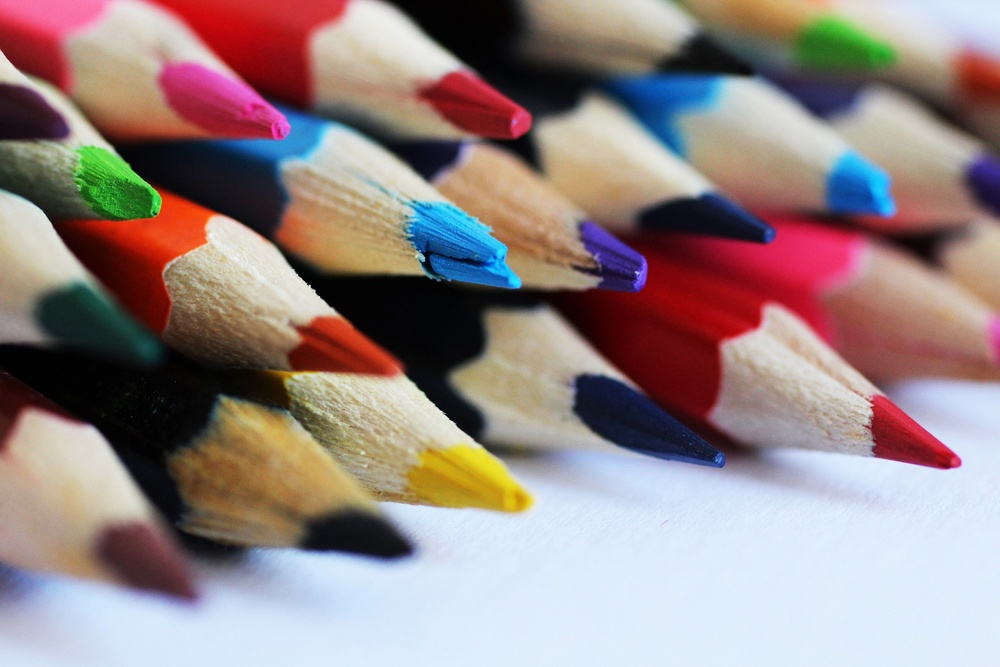
#> input picture example.jpg, 1000 x 667 px, shrunk from 1920 x 1280 before the run, found by its file name
$ python homehelloai10.py   (older library calls are emulated)
#> lines starting #> are read from the running program, lines starting #| are printed output that depends on the picture
import cv2
import numpy as np
import matplotlib.pyplot as plt
def display_image(title, image):
    """Utility function to display an image."""
    plt.figure(figsize=(8, 8))
    if len(image.shape) == 2:
        plt.imshow(image, cmap='gray')
    else:
        plt.imshow(cv2.cvtColor(image, cv2.COLOR_BGR2RGB))
    plt.title(title)
    plt.axis('off')
    plt.show()
def interactive_edge_detection(image_path):
    """Interactive activity for edge detection and filtering."""
    image = cv2.imread(image_path)
#> image is the input picture: shape (667, 1000, 3); mean B, G, R 132, 133, 149.9
    gray_image = cv2.cvtColor(image, cv2.COLOR_BGR2GRAY)
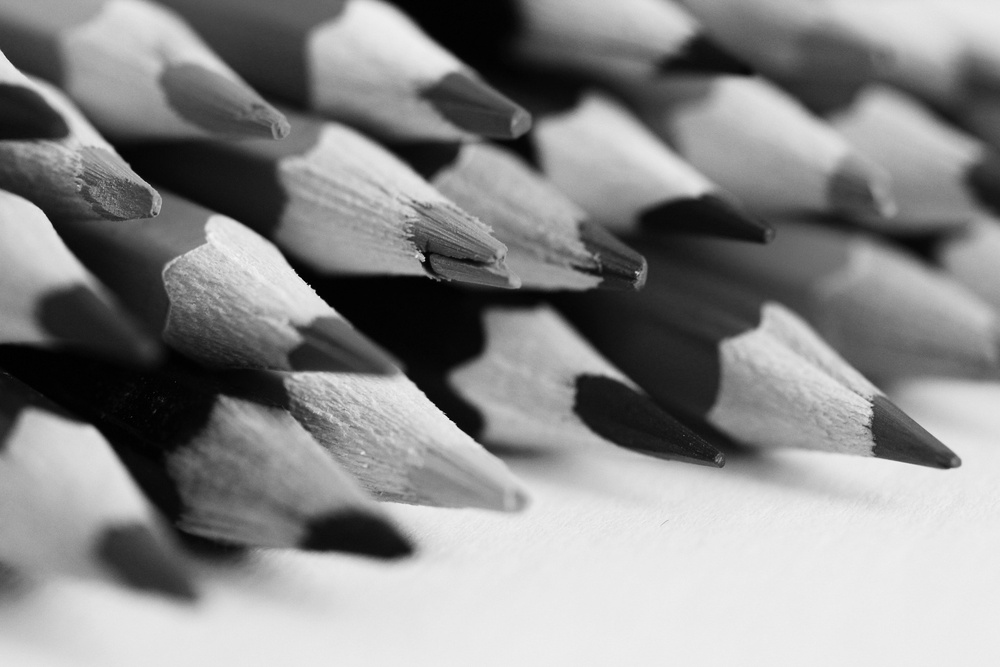
#> gray_image: shape (667, 1000); min 0, max 244, mean 137.9
    if image is None:
        print("Error: Image not found!")
        return
    display_image("Original Grayscale Image", gray_image)
    print("Select an option:")
    print("1. Sobel Edge Detection")
    print("2. Canny Edge Detection")
    print("3. Laplacian Edge Detection")
    print("4. Gaussian Smoothing")
    print("5. Median Filtering")
    print("6. Exit")
    while True:
        choice = input("Enter your choice (1-6): ")
        if choice == "1":
            sobelx = cv2.Sobel(gray_image, cv2.CV_64F, 1, 0, ksize=3)
            sobely = cv2.Sobel(gray_image, cv2.CV_64F, 0, 1, ksize=3)
            combined_sobel = cv2.bitwise_or(sobelx.astype(np.uint8), sobely.astype(np.uint8))
            display_image("Sobel Edge Detection", combined_sobel)
        elif choice == "2":
            print("Adjust thresholds for Canny (default: 100 and 200)")
            lower_thresh = int(input("Enter lower threshold: "))
            upper_thresh = int(input("Enter upper threshold: "))
            edges = cv2.Canny(gray_image, lower_thresh, upper_thresh)
            display_image("Canny Edge Detection", edges)
        elif choice == "3":
            laplacian = cv2.Laplacian(gray_image, cv2.CV_64F)
            display_image("Laplacian Edge Detection", np.abs(laplacian).astype(np.uint8))
        elif choice == "4":
            print("Adjust kernel size for Gaussian blur (must be odd, default: 5)")
            kernel_size = int(input("Enter kernel size (odd number): "))
            blurred = cv2.GaussianBlur(image, (kernel_size, kernel_size))
            display_image("Gaussian Smoothed Image", blurred)
        elif choice == "5":
            print("Adjust kernel size for Median filtering (must be odd, default: 5)")
            kernel_size=int(input("Enter kernel size (odd number): "))
            median_filtered=cv2.medianBlur(image, kernel_size)
            display_image("Median Filtered Image", median_filtered)
        elif choice == "6":
            print("Exiting...")
            break
        else:
            print("Invalid choice. Please select a number between 1 and 6.")
#> this loop made 7 passes; the answer given on pass 1: 1
#> pass 1, in interactive_edge_detection, `sobelx = cv2.Sobel(gray_image, cv2.CV_64F, 1, 0, ksize=3)`:
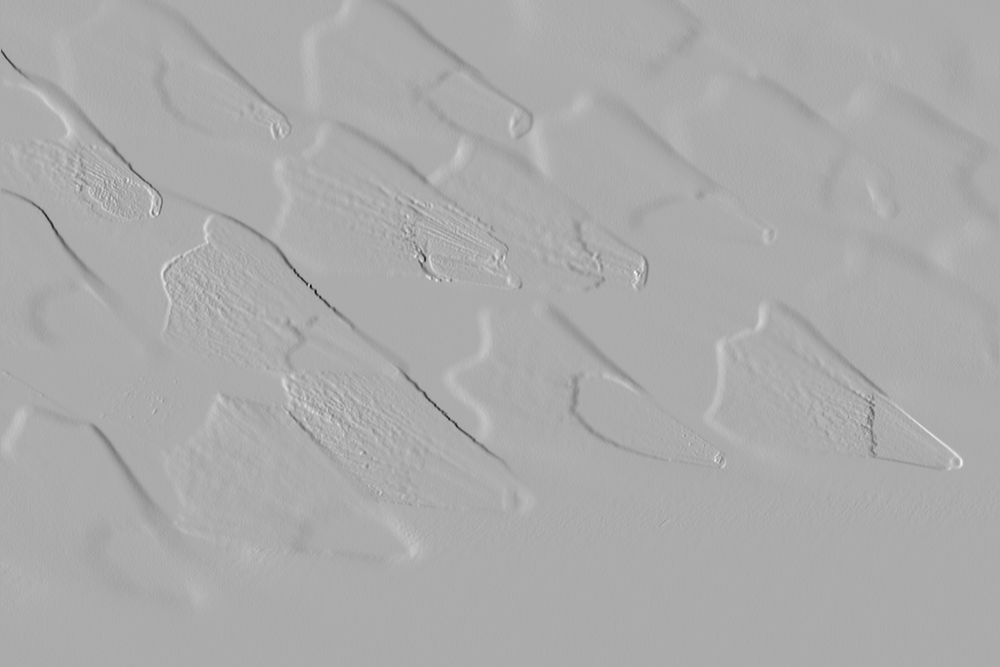
#> sobelx: shape (667, 1000) float64; min -905, max 441, mean 0.4; drawn with min black and max white
#> pass 1, in interactive_edge_detection, `sobely = cv2.Sobel(gray_image, cv2.CV_64F, 0, 1, ksize=3)`:
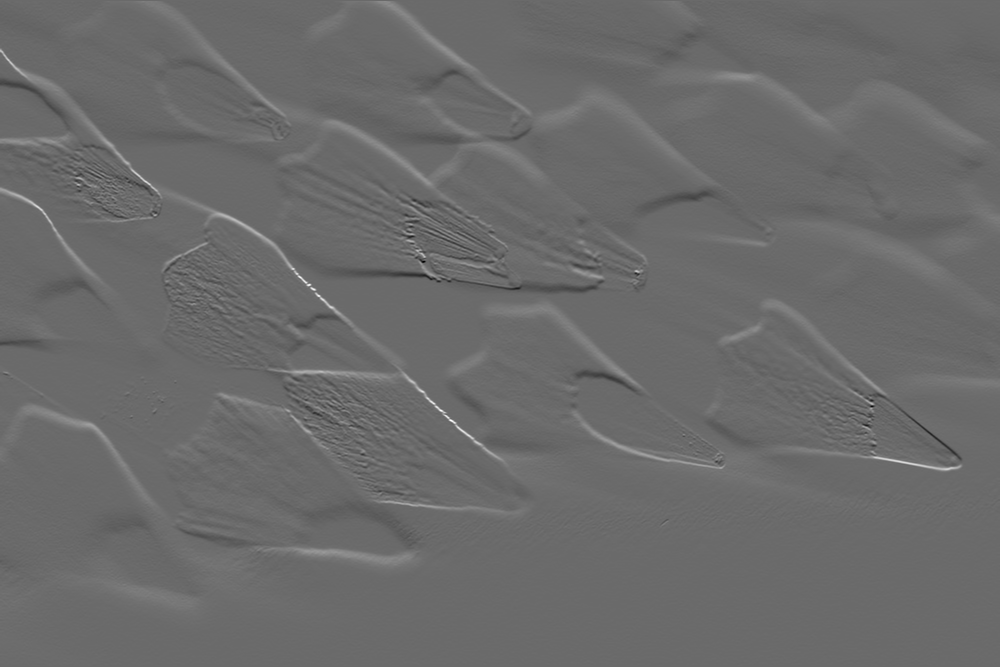
#> sobely: shape (667, 1000) float64; min -600, max 830, mean 1.1; drawn with min black and max white
#> pass 1, in interactive_edge_detection, `combined_sobel = cv2.bitwise_or(sobelx.astype(np.uint8), sobely.astype..`:
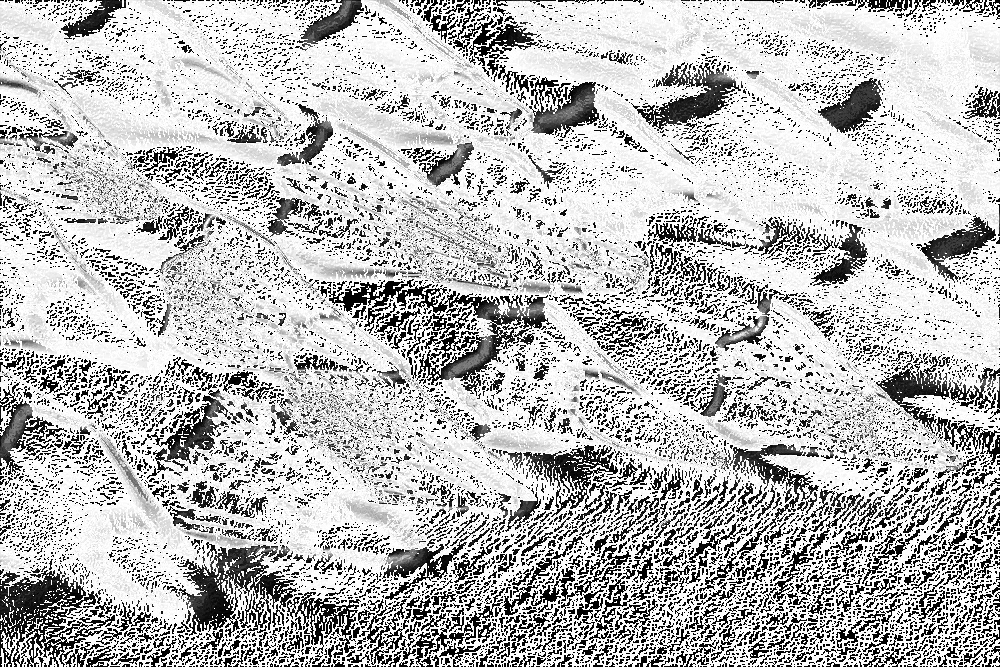
#> combined_sobel: shape (667, 1000); min 0, max 255, mean 186.7
#> (the run stopped early here; a loop or call above may not have finished)
